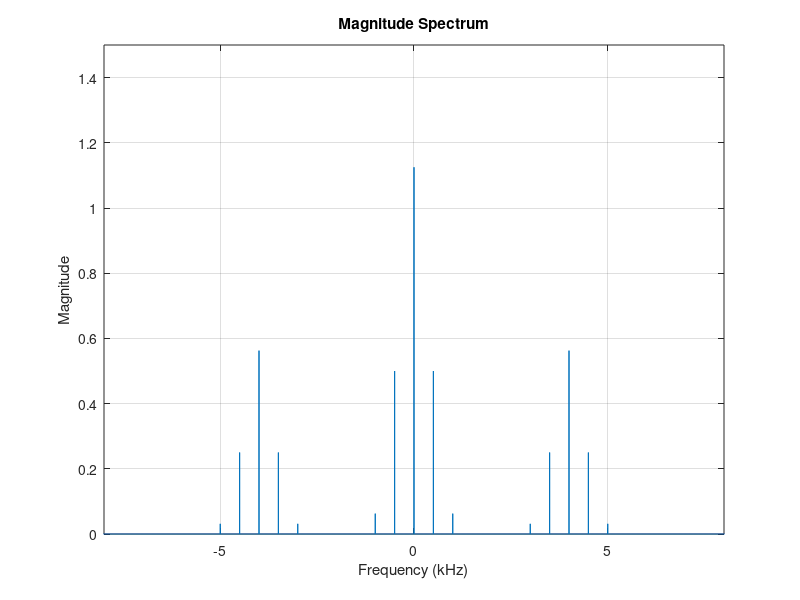

Reproduce this figure in MATLAB. (Note: this script raises an error after producing the figure.)
Fs = 100000;         %sampling frequency
t = 0:1/Fs:1-1/Fs;

Ac = 1;

Ka = 0.5;
fm = 500;
fc = 2000;
m = cos(2*pi*fm*t);
c = Ac*cos(2*pi*fc*t);
s = (1 + Ka*m).*c;

s2 = 2*s.*s;

n = length(s2);
X = fft(s2);
Y = fftshift(X);
fshift = (-n/2:n/2-1)*(Fs/n); % zero-centered frequency range
powershift = abs(Y);          % zero-centered magnitude
figure(5);
plot(fshift/1000,powershift/Fs);
ylim([0,1.5]);
xlim([-8,8]);
title('Magnitude Spectrum')
xlabel('Frequency (kHz)')
ylabel('Magnitude')
grid on

cutoff = 1000/Fs/2;
order = 64;
h1 = fir1(order,cutoff);

% Fpass = 1000;
% Fstop = 1100;
% Ap = 1;
% Ast = 50;
% Fs = 100e3; 

Fpass = 2000;
Fstop = 2050;
Ap = 1;
Ast = 50;
Fs = 100e3;

h2 = designfilt('lowpassfir','PassbandFrequency',Fpass,...
  'StopbandFrequency',Fstop,'PassbandRipple',Ap,...
  'StopbandAttenuation',Ast,'SampleRate',Fs);

v2 = filter(h2,s2); % apply filter to your data

v1 = conv(h1,s2);

n = length(v2);
X = fft(v2);
Y = fftshift(X);
fshift = (-n/2:n/2-1)*(Fs/n); % zero-centered frequency range
powershift = abs(Y);          % zero-centered magnitude
figure(6);
plot(fshift/1000,powershift/Fs);
ylim([0,1.5]);
xlim([-8,8]);
title('Magnitude Spectrum')
xlabel('Frequency (kHz)')
ylabel('Magnitude')
grid on

figure(7);
v1 = sqrt(v1);
md1 = v1 - 1;

v2 = sqrt(v2);
md2 = v2 - 1;
plot(md2);
xlim([0,10000]);
title('Demodulated Message Signal mD(t)')